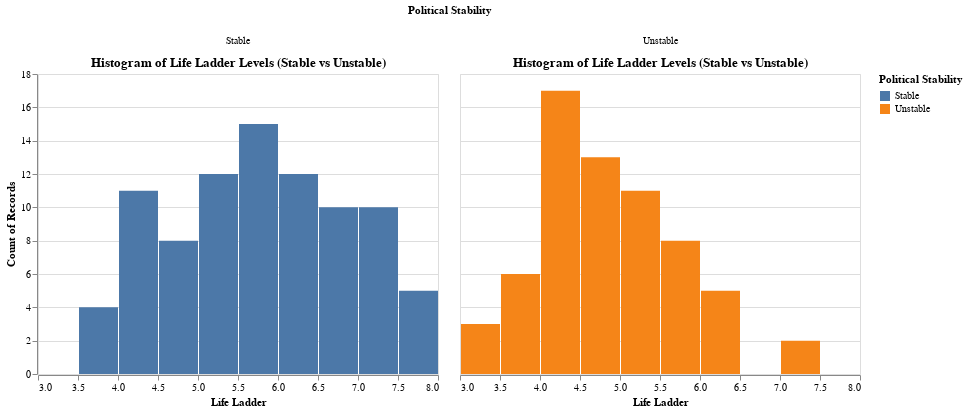

Notebook code cell kept with this figure:
### Markdown cell above
Now that we created a statistical visualization, we see the median of a stable countries' life ladder is around 5.8, with 75% of those countries having life ladders between 4.89 to 6.63. On the other hand, we see a median life ladder level of unstable countries as 4.73, with 75% of these countries having life ladders between 4.31 and 7.24.

This is quite a big difference in Life Ladder levels based on the political stability of the country based on this boxplot, where stable countries have a higher life ladder level.

### Code cell
# histogram of life ladder for stable and unstable countries
histogram = alt.Chart(whr_final).mark_bar().encode(
    x=alt.X('Life Ladder', bin=alt.Bin(maxbins=20), title='Life Ladder'),
    y='count()',
    color='Political Stability:N'
)
# display both histograms by facet
histogram.properties(
    width=400,
    height=300,
    title='Histogram of Life Ladder Levels (Stable vs Unstable)'
).facet(
    column=alt.Column('Political Stability:N', title='Political Stability')
)

### Figure 1 — Vega-Lite specification as saved in the notebook (floating-point values rounded to 4 significant figures; data arrays with more than 128 entries replaced by an {"elided": "..."} marker saying what was removed)
{"$schema": "https://vega.github.io/schema/vega-lite/v4.17.0.json", "config": {"view": {"continuousHeight": 300, "continuousWidth": 400}}, "data": {"name": "data-7f1c5516e7f5d62847a1a9de95b45e50"}, "datasets": {"data-7f1c5516e7f5d62847a1a9de95b45e50": {"elided": "152 records"}}, "facet": {"column": {"field": "Political Stability", "title": "Political Stability", "type": "nominal"}}, "spec": {"encoding": {"color": {"field": "Political Stability", "type": "nominal"}, "x": {"bin": {"maxbins": 20}, "field": "Life Ladder", "title": "Life Ladder", "type": "quantitative"}, "y": {"aggregate": "count", "type": "quantitative"}}, "height": 300, "mark": "bar", "title": "Histogram of Life Ladder Levels (Stable vs Unstable)", "width": 400}}
